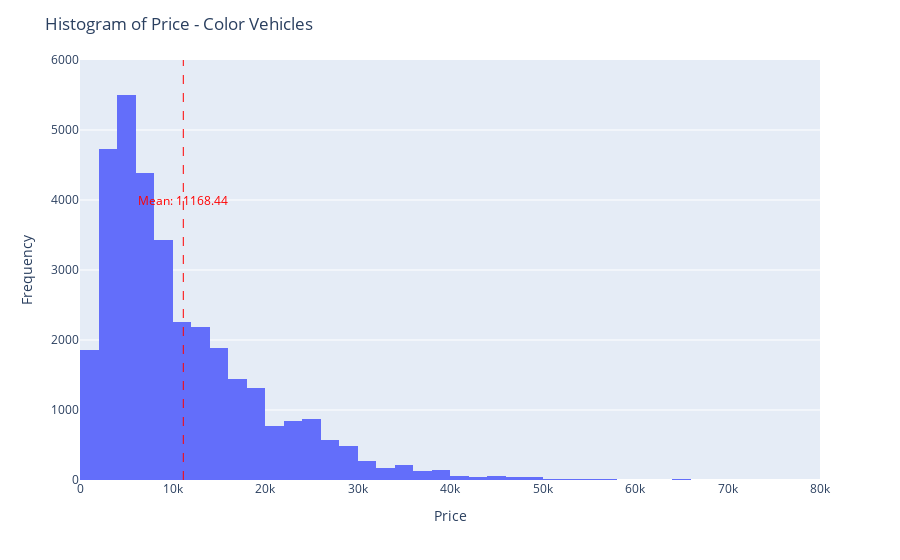

This figure's notebook cell:
### Code cell
# In plotly express

fig = px.histogram(df_color, x='price', nbins=300)

# Update labels and title
fig.update_xaxes(title_text='Price')
fig.update_yaxes(title_text='Frequency')
fig.update_layout(title_text='Histogram of Price - Color Vehicles')
fig.update_xaxes(range=[0, 80000])
fig.update_yaxes(range=[0, 6000])
fig.add_shape(type="line", x0=color_mean, y0=0, x1=color_mean, y1=6000,
              line=dict(color="red", width=1, dash="dash"))
fig.add_annotation(x=color_mean, y=4000, text=f"Mean: {color_mean:.2f}", showarrow=False,
                   font=dict(color="red"))

# Display the plot
fig.show()

### Figure 1 — Plotly figure (JSON) as saved in the notebook; plotly's stock layout.template omitted (floating-point values rounded to 4 significant figures; data arrays with more than 128 entries replaced by an {"elided": "..."} marker saying what was removed)
{"data": [{"alignmentgroup": "True", "bingroup": "x", "hovertemplate": "price=%{x}<br>count=%{y}<extra></extra>", "legendgroup": "", "marker": {"color": "#636efa", "pattern": {"shape": ""}}, "name": "", "nbinsx": 300, "offsetgroup": "", "orientation": "v", "showlegend": false, "type": "histogram", "x": {"elided": "33804 int values"}, "xaxis": "x", "yaxis": "y"}], "layout": {"annotations": [{"font": {"color": "red"}, "showarrow": false, "text": "Mean: 11168.44", "x": 11170.0, "y": 4000}], "barmode": "relative", "legend": {"tracegroupgap": 0}, "margin": {"t": 60}, "shapes": [{"line": {"color": "red", "dash": "dash", "width": 1}, "type": "line", "x0": 11170.0, "x1": 11170.0, "y0": 0, "y1": 6000}], "title": {"text": "Histogram of Price - Color Vehicles"}, "xaxis": {"anchor": "y", "domain": [0, 1], "range": [0, 80000], "title": {"text": "Price"}}, "yaxis": {"anchor": "x", "domain": [0, 1], "range": [0, 6000], "title": {"text": "Frequency"}}}}
